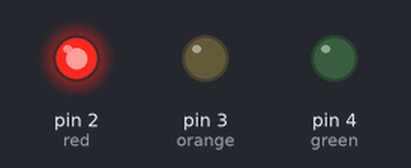
A sketch run on a simulated Arduino Uno, built with avr-gcc and run on an emulated ATmega328P. Shown: output pins drawn as LEDs (lit = HIGH).

Above: at 0.5 s.
At 1.2 s:
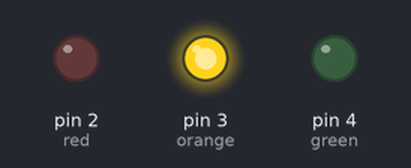
At 4.5 s:
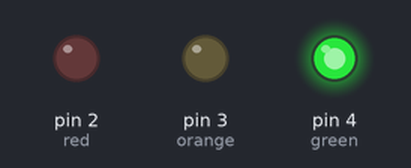
Timing chart, 0 to 5.8 s (numbered marks = the images above):
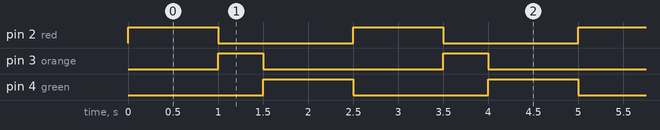

Measured:
- by itself, pin 2 (red), pin 4 (green): alternates HIGH for 1.0 s and LOW for 1.5 s
- by itself, pin 3 (orange): alternates HIGH for 0.50 s and LOW for 2.0 s
- by itself, everything shown: repeats every 2.5 s, in 3 steps

The sketch:

Feu_rouge.ino
```cpp
int red = 2;
int orange = 3;
int green = 4;
void setup() {
  pinMode(red, OUTPUT);
  pinMode(orange, OUTPUT);
  pinMode(green, OUTPUT);
}
void loop() {
  digitalWrite(red, HIGH);
  digitalWrite(orange, LOW);
  digitalWrite(green, LOW);
    delay(1000);
  digitalWrite(red, LOW);
  digitalWrite(orange, HIGH);
  digitalWrite(green, LOW);
    delay(500);
  digitalWrite(red, LOW);
  digitalWrite(orange, LOW);
  digitalWrite(green, HIGH);
    delay(1000);
}
```
